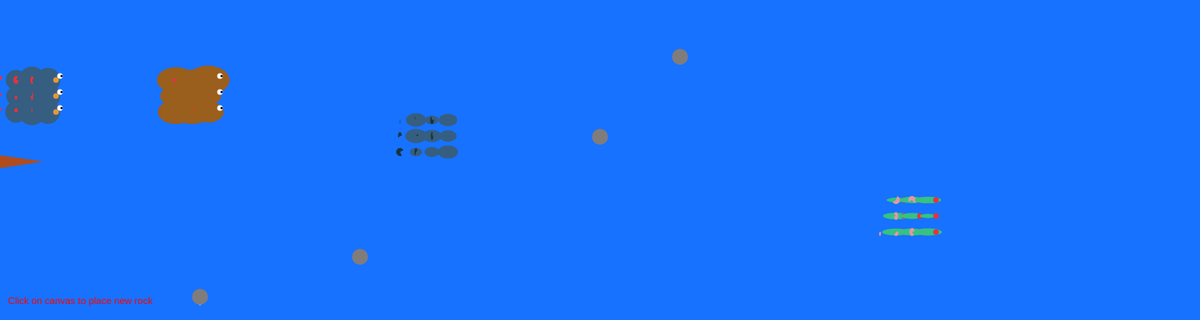
Frame 1 (no input)
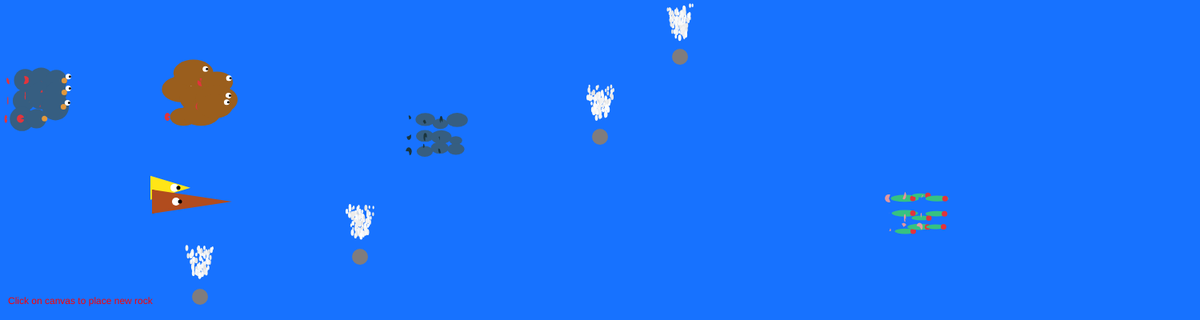
Frame 60 (no input)
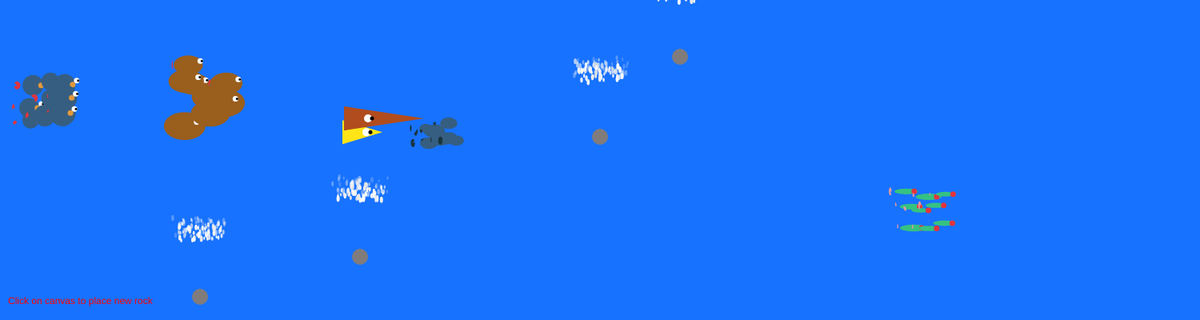
Frame 120 (the mouse pressed at the canvas centre since frame 60)

The p5.js sketch that drew these frames (run headless with seeded random() and noise() and a simulated clock; from frame 60 on, the mouse is pressed at the canvas centre):

// p5.js sketch
// ── sketch.js
//Tropical Fish Aquarium


// flock behavior
// hold down any key to disable flocking
// move is like random walk
// cohesion + align occurs every second, they only change the angle
// modify cohesionDist to see effect of cohesion
var fishes = [];
var r = 30;
var r1 = 7;
var r2 = 3;

class nodeOb {
constructor(x,y) {
this.x = x;
this.y = y;
this.angle = 0;

}
draw() {
  //tail
  
  fill(226, 52, 60);
  arc(this.x - 20, this.y, random(r - 20, r - 30), r - 40, random(30, 50), random(80, 90));
  var size= random(0.5, 0.9)
  //body
  fill(154, 94, 29);
  noStroke();
  ellipse(this.x, this.y, size* 60,  size* 40);

  //eyes
  strokeWeight(0);
  fill(255);
  ellipse(this.x + 15, this.y - 5, r1, r1);

  //eyeball
  fill(0);
  ellipse(this.x + 17, this.y - 5, r2, r2);

}
  
  

move() {
this.angle += random(-tenDegrees, tenDegrees);
this.x += cos(this.angle)/5;
this.y += sin(this.angle)/5;
if (this.x < 0) { this.x = 10;}
if (this.y > 400) { this.y = this.y - 10;}
else if (this.y < 0) { this.y = 10;}
}
}
class flockOb {
constructor() {
this.nodes = [];
for (var i =0; i< 3; i++) {
for (var j = 0; j < 3; j++) {
this.nodes.push(new nodeOb(220+i*20, 100+j*20));
}
}
}
display() {
for (var i=0; i<this.nodes.length; i++) {
this.nodes[i].draw();
this.nodes[i].move();
}
}
align() {
var s = 0;
for (var i = 0; i<this.nodes.length; i++) {
s += this.nodes[i].angle;
}
s = s / this.nodes.length;
for (var i = 0; i<this.nodes.length; i++) {
this.nodes[i].angle = s;
}
}
cohesion() {
var x = 0, y = 0;
var v = new p5.Vector(0, 0);
for (var i = 0; i<this.nodes.length; i++) {
x += this.nodes[i].x;
y += this.nodes[i].y;
}
x = x / this.nodes.length;
y = y / this.nodes.length;
for (i = 0; i<this.nodes.length; i++) {
if (dist(x, y, this.nodes[i].x, this.nodes[i].y) > cohesionDist) {
v.set(x- this.nodes[i].x, y - this.nodes[i].y);
this.nodes[i].angle = v.heading();
}
}
}
}

class nodeObj {
constructor(x,y) {
this.x = x;
this.y = y;
this.angle = 0;

}
draw() {
  //tail
  
  fill(226, 52, 60);
  arc(this.x - 20, this.y, random(r - 20, r - 30), r - 40, random(30, 50), random(80, 90));
  var size= random(0.5, 0.9)
  //body
  fill(54, 94, 129);
  noStroke();
  ellipse(this.x, this.y, size* 40,  size* 40);

  //eyes
  strokeWeight(0);
  fill(255);
  ellipse(this.x + 15, this.y - 5, r1, r1);

  //eyeball
  fill(0);
  ellipse(this.x + 17, this.y - 5, r2, r2);

  //red dot
  fill(226, 152, 60);
  strokeWeight(0);
  ellipse(this.x + 10, this.y, r1, r1);
}

move() {
this.angle += random(-tenDegrees, tenDegrees);
this.x += cos(this.angle)/5;
this.y += sin(this.angle)/5;
if (this.x < 0) { this.x = 10;}
if (this.y > 400) { this.y = this.y - 10;}
else if (this.y < 0) { this.y = 10;}
}
}
class nodeObjj {
constructor(x,y) {
this.x = x;
this.y = y;
this.angle = 0;

}
draw() {
  //tail
  
  fill(26, 52, 60);
  arc(this.x - 20, this.y, random(r - 20, r - 30), r - 40, random(30, 50), random(80, 90));
  var size= random(0.5, 0.9)
  //body
  fill(54, 94, 129);
  noStroke();
  ellipse(this.x, this.y, size* 30,  size* 20);

}

move() {
this.angle += random(-tenDegrees, tenDegrees);
this.x += cos(this.angle)/5;
this.y += sin(this.angle)/5;
if (this.x < 0) { this.x = 10;}
if (this.y > 400) { this.y = this.y - 10;}
else if (this.y < 0) { this.y = 10;}
}
}
class nodeObjjj {
constructor(x,y) {
this.x = x;
this.y = y;
this.angle = 0;

}
draw() {
  //tail
  
  fill(226, 152, 160);
  arc(this.x - 20, this.y, random(r - 20, r - 30), r - 40, random(30, 50), random(80, 90));
  var size= random(0.5, 0.9)
  //body
  fill(54, 194, 129);
  noStroke();
  ellipse(this.x, this.y, size* 40,  size* 10);


  //red dot
  fill(226, 52, 60);
  strokeWeight(0);
  ellipse(this.x + 10, this.y, r1, r1);
}

move() {
this.angle += random(-tenDegrees, tenDegrees);
this.x += cos(this.angle)/5;
this.y += sin(this.angle)/5;
if (this.x < 0) { this.x = 10;}
if (this.y > 400) { this.y = this.y - 10;}
else if (this.y < 0) { this.y = 10;}
}
}

class flockObj {
constructor() {
this.nodes = [];
for (var i =0; i< 3; i++) {
for (var j = 0; j < 3; j++) {
this.nodes.push(new nodeObj(20+i*20, 100+j*20));
}
}
}
display() {
for (var i=0; i<this.nodes.length; i++) {
this.nodes[i].draw();
this.nodes[i].move();
}
}
align() {
var s = 0;
for (var i = 0; i<this.nodes.length; i++) {
s += this.nodes[i].angle;
}
s = s / this.nodes.length;
for (var i = 0; i<this.nodes.length; i++) {
this.nodes[i].angle = s;
}
}
cohesion() {
var x = 0, y = 0;
var v = new p5.Vector(0, 0);
for (var i = 0; i<this.nodes.length; i++) {
x += this.nodes[i].x;
y += this.nodes[i].y;
}
x = x / this.nodes.length;
y = y / this.nodes.length;
for (i = 0; i<this.nodes.length; i++) {
if (dist(x, y, this.nodes[i].x, this.nodes[i].y) > cohesionDist) {
v.set(x- this.nodes[i].x, y - this.nodes[i].y);
this.nodes[i].angle = v.heading();
}
}
}
}
class flockObjj {
constructor() {
this.nodes = [];
for (var i =0; i< 3; i++) {
for (var j = 0; j < 3; j++) {
this.nodes.push(new nodeObjj(520+i*20, 150+j*20));
}
}
}
display() {
for (var i=0; i<this.nodes.length; i++) {
this.nodes[i].draw();
this.nodes[i].move();
}
}
align() {
var s = 0;
for (var i = 0; i<this.nodes.length; i++) {
s += this.nodes[i].angle;
}
s = s / this.nodes.length;
for (var i = 0; i<this.nodes.length; i++) {
this.nodes[i].angle = s;
}
}
cohesion() {
var x = 0, y = 0;
var v = new p5.Vector(0, 0);
for (var i = 0; i<this.nodes.length; i++) {
x += this.nodes[i].x;
y += this.nodes[i].y;
}
x = x / this.nodes.length;
y = y / this.nodes.length;
for (i = 0; i<this.nodes.length; i++) {
if (dist(x, y, this.nodes[i].x, this.nodes[i].y) > cohesionDist-20) {
v.set(x- this.nodes[i].x, y - this.nodes[i].y);
this.nodes[i].angle = v.heading();
}
}
}
}
class flockObjjj {
constructor() {
this.nodes = [];
for (var i =0; i< 3; i++) {
for (var j = 0; j < 3; j++) {
this.nodes.push(new nodeObjjj(1120+i*20, 250+j*20));
}
}
}
display() {
for (var i=0; i<this.nodes.length; i++) {
this.nodes[i].draw();
this.nodes[i].move();
}
}
align() {
var s = 0;
for (var i = 0; i<this.nodes.length; i++) {
s += this.nodes[i].angle;
}
s = s / this.nodes.length;
for (var i = 0; i<this.nodes.length; i++) {
this.nodes[i].angle = s;
}
}
cohesion() {
var x = 0, y = 0;
var v = new p5.Vector(0, 0);
for (var i = 0; i<this.nodes.length; i++) {
x += this.nodes[i].x;
y += this.nodes[i].y;
}
x = x / this.nodes.length;
y = y / this.nodes.length;
for (i = 0; i<this.nodes.length; i++) {
if (dist(x, y, this.nodes[i].x, this.nodes[i].y) > cohesionDist+20) {
v.set(x- this.nodes[i].x, y - this.nodes[i].y);
this.nodes[i].angle = v.heading();
}
}
}
}
var k = 0;
var flock;
var tenDegrees;
var cohesionDist = 30;

// Systems of particle systems
// this.particles point to objects of particles
var monteCarlo = function() {
var v1 = random(220, 255);
var v2 = random(220, 255);
while (v2 > v1) {
v1 = random(220, 255);
v2 = random(220, 255);
}
return(v1);
};
var particleObj = function(x, y) {
this.position = new p5.Vector(x, y);
this.velocity = new p5.Vector(random(-0.3, 0.3), random(-1.3, -1.5));
this.size = random(2, 4);
this.position.y -= (6 - this.size);
this.c1 = monteCarlo();
this.timeLeft = 1000;
};
var fountainObj = function(x, y) {
this.x = x;
this.y = y;
this.particles = [];
};
var gravity;
var fountains = [];
particleObj.prototype.move = function() {
this.velocity.add(gravity);
this.position.add(this.velocity);
this.timeLeft =this.timeLeft-8 ;
};
particleObj.prototype.draw = function() {
noStroke();
fill(this.c1, this.c1, this.c1, this.timeLeft);
ellipse(this.position.x, this.position.y, this.size, this.size*2);
};
var mouseClicked = function() {
fountains.push(new fountainObj(mouseX, mouseY));
};
///// EXPERIMENT ////
fountainObj.prototype.execute = function() {
if (this.particles.length < 100) {
this.particles.push(new particleObj(this.x, this.y));
this.particles.push(new particleObj(this.x, this.y));
this.particles.push(new particleObj(this.x, this.y));
}
for (var i=0; i<this.particles.length; i++) {
if ((this.particles[i].timeLeft > 0) &&
(this.particles[i].position.y < this.y)) {
this.particles[i].draw();
this.particles[i].move();
}
else {
this.particles.splice(i, 1);
}
}
fill(128, 124, 124);
ellipse(this.x, this.y-9, 20, 20);
};


let waterBlue, fishColor;
let fishX = 0;
let fishY = 0;
let fishSpeed = 2;
let dir = 1;
let fishW = 50;
let fishH = 15;

function setup(){
  createCanvas(1500, 400);
  angleMode(RADIANS);
  flock = new flockObj();
  flockk = new flockObjj();
  flockkk = new flockObjjj();
  floc = new flockOb();
  tenDegrees = PI / 18;
  waterBlue = color("#1772FF");
  fishColor = color("#FFE517");
  gravity = new p5.Vector(0, 0.01);
  background(waterBlue);
  fill(fishColor);
  smooth();
  noStroke();
  fountains.push(new fountainObj(250, 380));
  fountains.push(new fountainObj(450, 330));
    fountains.push(new fountainObj(750, 180));
  fountains.push(new fountainObj(850, 80));
}
var x1 = 62;
var y1 = 90;
var cx1 = 262;
var cy1 = 138;
var cx2 = 100;
var cy2 = 180;
var x2 = 206;
var y2 = 180;
var cx1Dir = 2;
var cx2Dir = -1;
var x2Dir = -2;
var draww = function() {

stroke(30,180, 180);
noFill();
bezier(100, 400, cx1, cy1, cx2, cy2, x2, y2);
cx1 += cx1Dir;
if ((cx1 > x2) || (cx1 < x1)) {cx1Dir = -cx1Dir;}
cx2 += cx2Dir;
if ((cx2 < x1) || (cx2 > x2)) {cx2Dir = -cx2Dir;}
x2 += x2Dir;
if ((abs(x1 - x2) > 200) || (x2 < x1)) {x2Dir = -x2Dir;}
};

function draw(){
  background(waterBlue);
  flock.display();
  flockk.display();
  flockkk.display();
  floc.display();
if (((frameCount % 60) === 0) && (k === 0)){
flock.align();
flock.cohesion();
flockk.align();
flockk.cohesion();
flockkk.align();
flockkk.cohesion();
}
  //////////// rock and bubble
  for (var i=0; i<fountains.length; i++) {
fountains[i].execute();
}
fill(255,0,0);
text("Click on canvas to place new rock", 10, 380);
///////////////////
  // Figure out the new x, y position of the fish. Fish1
  fishX += (dir * fishSpeed);
  // If fish hits the edge of the screen, change direction
  if(fishX < 0 || fishX > width){
    dir = -dir;
    fishX += (dir * fishSpeed);
  }
  // Fish will just sort of bob up and down as it moves.
  fishY = height / 2 + sin(radians(frameCount * 2)) * 40;
  
  // Adjust the height positive or negative depending on the direction
  fishW = 50 * dir;
  
  // Draw the fish.
  fill(fishColor);
  triangle(fishX, fishY, fishX - fishW, fishY - fishH, fishX - fishW, fishY + fishH);
  fill(255);
  ellipse(fishX - (20 * dir), fishY, 10, 10);  
  fill(0);
  ellipse(fishX - (15 * dir), fishY, 5, 5);
  
    // Figure out the new x, y position of the fish. Fish2
  fishX += (dir * fishSpeed);
  // If fish hits the edge of the screen, change direction
  if(fishX < 0 || fishX > width){
    dir = -dir;
    fishX += (dir * fishSpeed);
  }
  // Fish will just sort of bob up and down as it moves.
  fishY = height / 2 + sin(radians(frameCount * 2)) * 60;
  
  // Adjust the height positive or negative depending on the direction
  fishW = 50 * dir;
  
  // Draw the fish.
  fill(fishColor-10);
  triangle(fishX, fishY, fishX - fishW, fishY - fishH, fishX - fishW, fishY + fishH);
  fill(255);
  ellipse(fishX - (20 * dir), fishY, 10, 10);  
  fill(0);
  ellipse(fishX - (15 * dir), fishY, 5, 5);
  
  fishY = height / 2 + sin(radians(frameCount * 2)) * 60;
  // Draw the fish.
  fill(177,76,30);
  triangle(fishX+50, fishY, fishX - fishW, fishY - fishH, fishX - fishW, fishY + fishH);
  fill(255);
  ellipse(fishX - (20 * dir), fishY, 10, 10);  
  fill(0);
  ellipse(fishX - (15 * dir), fishY, 5, 5);
  
    // Draw the fish.
  fill(177,76,30);
  triangle(fishX, fishY, fishX - fishW, fishY - fishH, fishX - fishW, fishY + fishH);
  fill(255);
  ellipse(fishX - (20 * dir), fishY, 10, 10);  
  fill(0);
  ellipse(fishX - (15 * dir), fishY, 5, 5);

  
  stroke(30,180, 180);
noFill();
bezier(100, 400, cx1, cy1, cx2, cy2, x2, y2);
cx1 += cx1Dir;
if ((cx1 > x2) || (cx1 < x1)) {cx1Dir = -cx1Dir;}
cx2 += cx2Dir;
if ((cx2 < x1) || (cx2 > x2)) {cx2Dir = -cx2Dir;}
x2 += x2Dir;
if ((abs(x1 - x2) > 200) || (x2 < x1)) {x2Dir = -x2Dir;}
  
}
